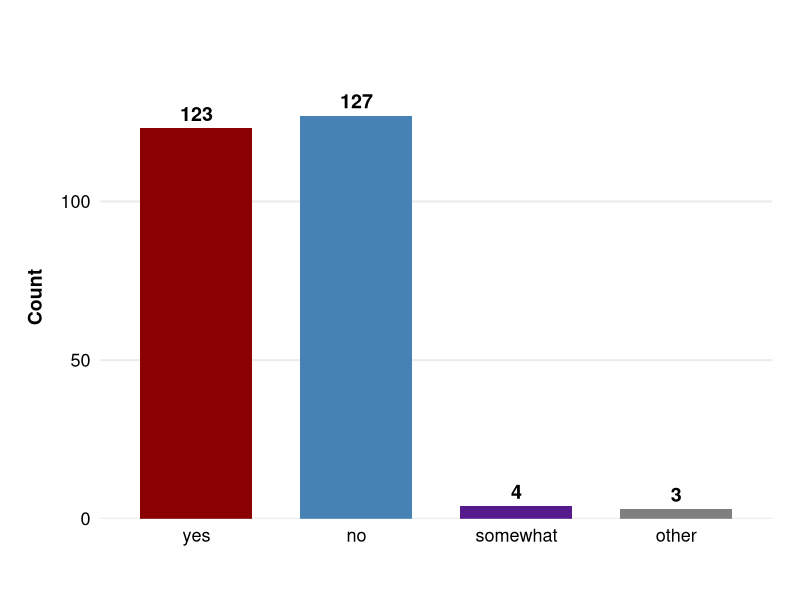
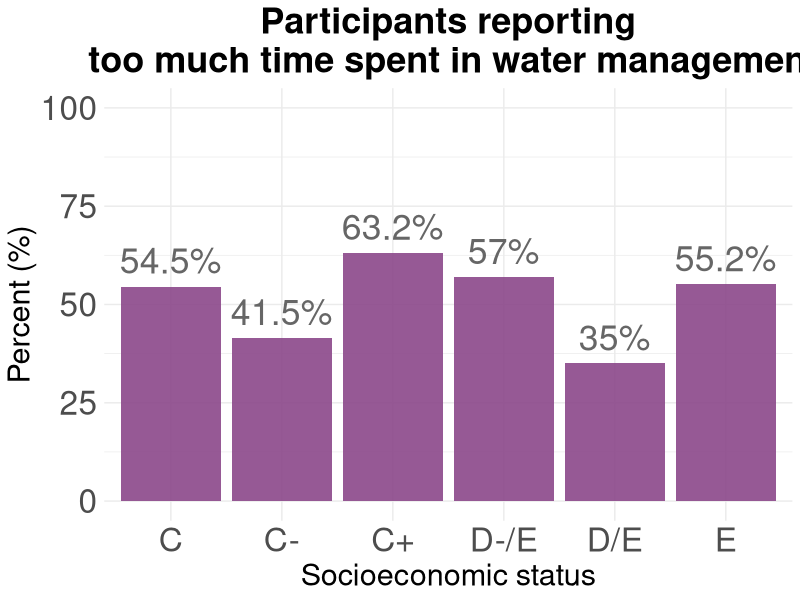
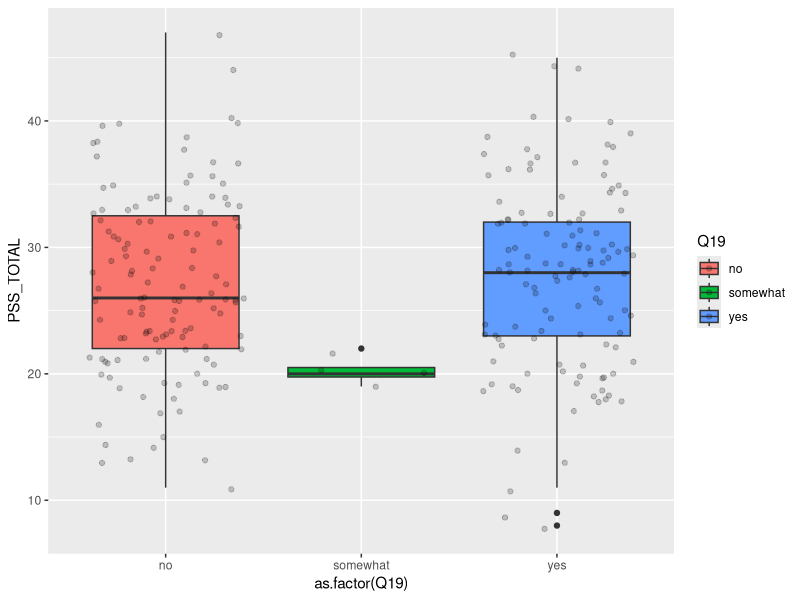
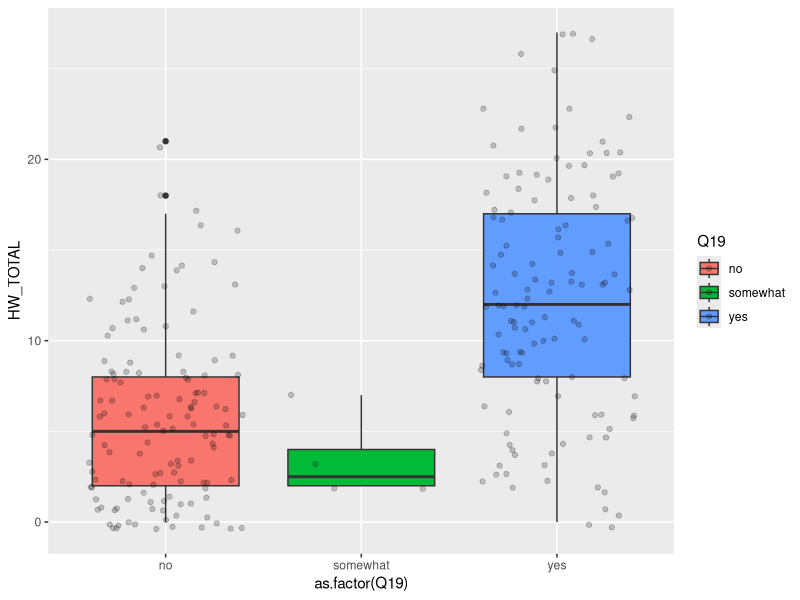
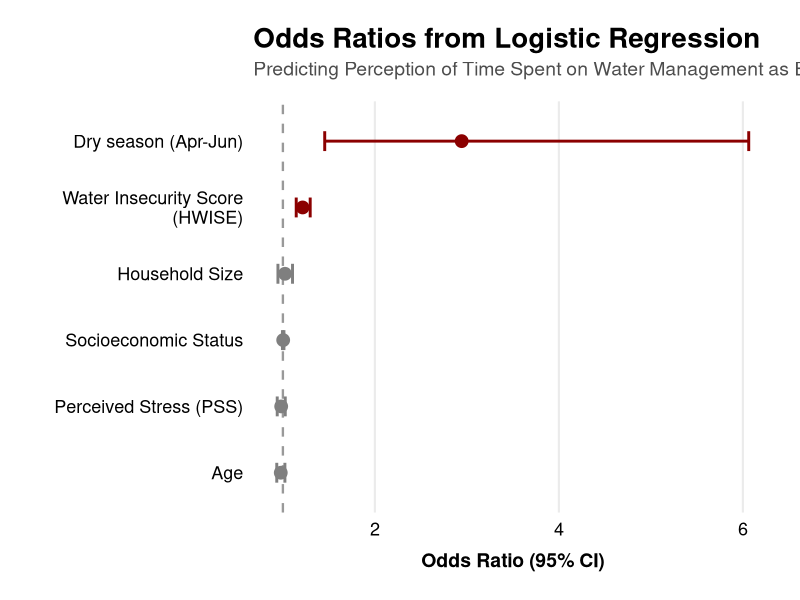
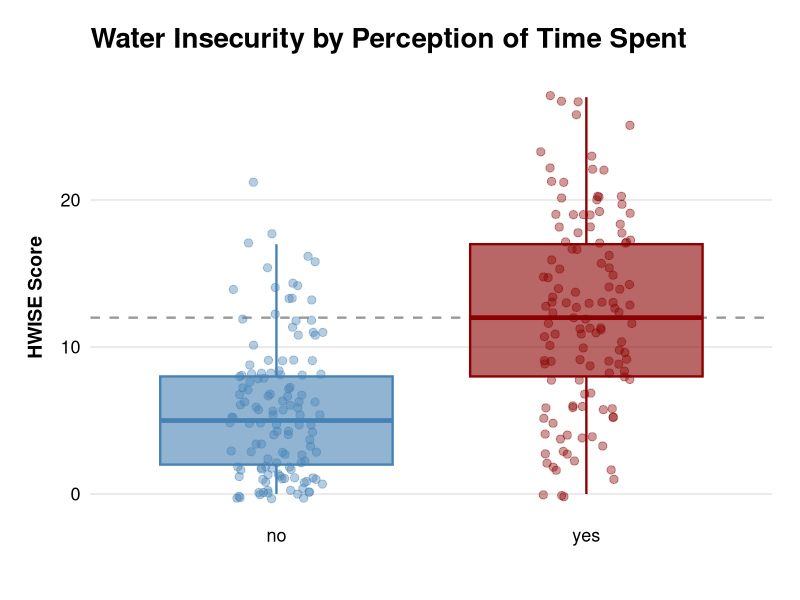
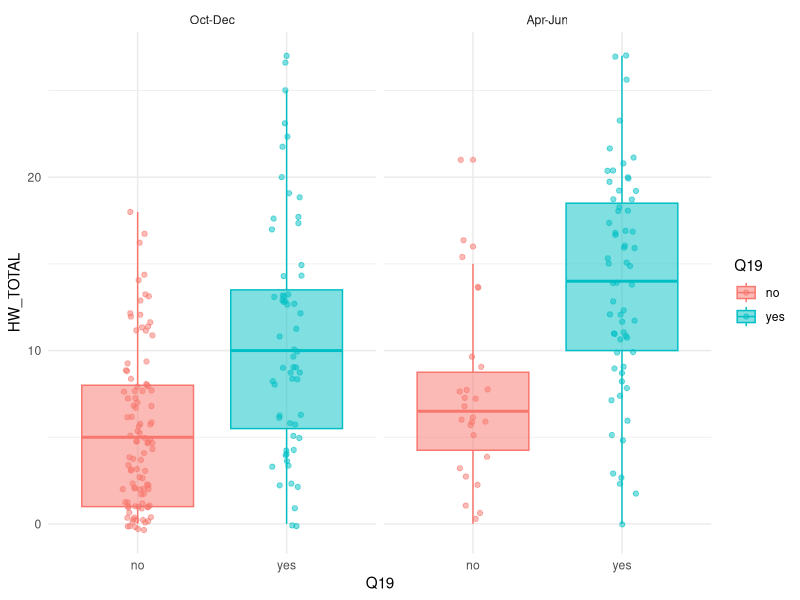
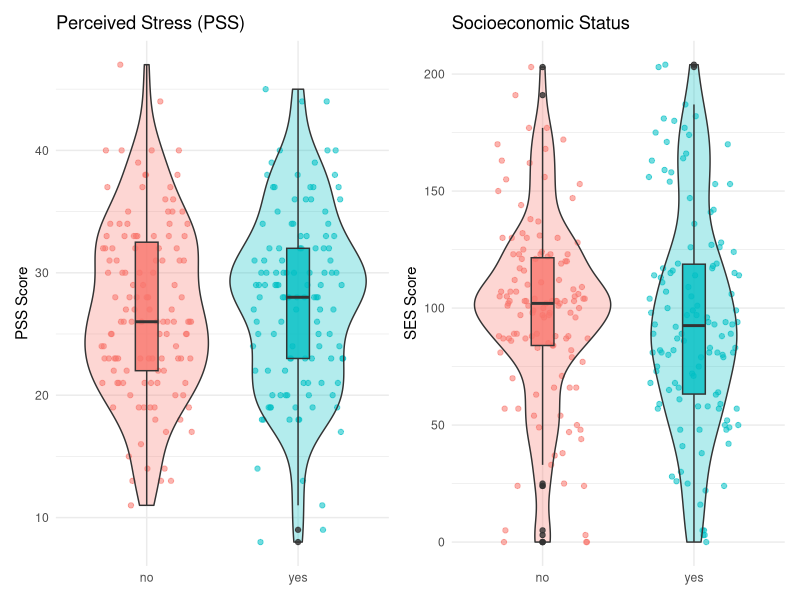

These charts were generated, in order, by the following R code:
## ---- chunk 1
knitr::opts_chunk$set(echo = TRUE)
## ---- chunk 2
# Load libraries
library(dplyr)
library(ggplot2)
library(tidyr)
library(broom)
library(ggpubr)
library(patchwork)
library(corrplot)

# Load your data
df <- read.csv("./data/Cleaned_Dataset_Screening_HWISE_PSS_V3.csv")
time <- read.csv("./data/Q19_consensus.csv")
## ---- chunk 3
#Loading file and setting empty cells as "NAs"
d <- read.csv("./data/01.SCREENING.csv", stringsAsFactors = TRUE, na.strings = c("", " ","NA", "N/A"))


 # extract duplicates and compare values (removed manually for now)
dup <- d$ID[duplicated(d$ID)] 
length(dup) # 38
#print(dup)

# remove duplicates
d <- d[!duplicated(d$ID),]
# confirm total number of participants
length(unique(d$ID)) # 433 rows, but 394 participants


# What numbers are missing? 
ID <- as.ordered(d$ID)
# first trip
setdiff(1:204, ID)
nrow(d[d$ID <=250,])

# second trip
setdiff(301:497, ID)
nrow(d[d$ID >=250,])

nrow(d)


 #make ID number the row names
rownames(d) <- d$ID

# Code NAs
d[d=='NA'] <- NA
d <- d %>% 
    replace_na()

# Count rows with NAs
nrow(d[rowSums(is.na(d)) > 0,]) # 12 rows
nrow(d[!complete.cases(d),]) # 12 rows

#NAs <- d[rowSums(is.na(d))> 0,]
#write.table(NAs, "240301_SES_Age_NAs.csv", row.names=FALSE)

names(d)
# Select useful information
d <- d %>% 
  select(ID, D_YRBR, D_AGE, D_LOC, HLTH_CPAIN, HLTH_CPAIN_CAT,HLTH_CDIS, HLTH_CDIS_CAT, D_HH_SIZE, D_CHLD, D_EMP_TYPE, W_HH_SIZE, SES_EDU_CAT, SES_EDU_SC, SES_BTHR_CAT, SES_BTHR_SC, SES_CAR_CAT, SES_CAR_SC, SES_INT_CAT, SES_INT_SC, SES_WRK_CAT, SES_WRK_SC, SES_BEDR_CAT, SES_BEDR_SC)


d <- d %>%
  mutate(across(starts_with("SES") & ends_with("SC"), as.numeric)) %>%
  mutate(SES_score = rowSums(select(., starts_with("SES") & ends_with("SC")), na.rm = TRUE))

# transform factors to numbers
for (i in c(2:length(d))) {
    d[,i] <- as.numeric(as.character(d[,i]))
}





##### PREPING Q19
time <- time %>% 
  select(SampleID, Consensus) %>%
  mutate()

colnames(time) <- c("ID", "Q19")

# SES categories
d$SES <- ifelse(d$SES_score <= 47,"E", 
                ifelse(d$SES_score <= 89, "D-/E", 
                       ifelse(d$SES_score <= 111, "D/E", 
                              ifelse(d$SES_score <= 135, "C-",
                                     ifelse(d$SES_score <= 165, "C",
                                            ifelse(d$SES_score <= 204, "C+",
                                                   "A/B"))))))
d %>%
  group_by(SES) %>%
  summarise(n_total = n())
## ---- chunk 4

m <- merge(d,time, by="ID")
dim(m)
m[m =='NA'] <- NA
m <- m %>% 
    replace_na()

levs <- c("yes", "no", "somewhat", "other")

count <- m %>%
  mutate(Q19 = factor(Q19, levels = levs)) %>%
  group_by(Q19) %>%
  summarise(n_total = n()) 


              

ggplot(count, aes(x = Q19, y = n_total, fill = Q19)) +
  geom_bar(stat = "identity", width = 0.7) +
  geom_text(aes(label = n_total), vjust = -0.5, size = 5, fontface = "bold") +
  scale_fill_manual(values = c("no" = "#4682B4", "yes" = "#8B0000", "somewhat" = "purple4")) +
  theme_minimal(base_size = 16) +
  labs(title = "",
       x = "",
       y = "Count") +
  theme(
    plot.title = element_text(face = "bold", size = 20, margin = margin(b = 15)),
    axis.title.y = element_text(size = 14, face = "bold", margin = margin(r = 10)),
    axis.text = element_text(size = 13, color = "black"),
    legend.position = "none",
    panel.grid.major.x = element_blank(),
    panel.grid.minor = element_blank(),
    plot.margin = margin(20, 20, 20, 20)
  ) +
  scale_y_continuous(expand = expansion(mult = c(0, 0.1)))

ggsave("q19_distribution.png", width = 10, height = 6, dpi = 300, bg = "white")

agg <- count(m, SES, Q19)
agg2 <- pivot_wider(agg, 
            names_from = Q19,
            values_from = n)
agg2$Total <- agg2$yes/(agg2$yes + agg2$no)*100

#png(file= "Time_by_SES.png", width = 700, height = 800 )
#
ggplot(agg2, aes(x = SES, y = Total)) +
    geom_bar(stat= "identity", fill = "orchid4", alpha = 0.9) +
   ylim(0, 100) +
   theme_minimal()  +
   geom_text(aes(label = paste(round(Total, 1), "%", sep="")), 
            vjust = -0.5, 
            colour = "gray40", 
            size = 9) +
   theme(
    plot.title = element_text(hjust = 0.5, 
                              size = 26, face = "bold"),
    axis.title = element_text(size = 22),  
    axis.text = element_text(size = 24)  
  ) + 
  labs(title="Participants reporting\n too much time spent in water management") +
  xlab("Socioeconomic status") +
  ylab("Percent (%)")  

#dev.off()


## ---- chunk 5
f<-read.csv("./data/02.HWISE_PSS.csv")
# Add more info to file
dim(f)

f$ID <- as.factor(f$ID)

pss <- f %>%
  mutate(across(c(PSS4, PSS5, PSS6, PSS7, PSS9, PSS10, PSS13),
                ~recode(., `0` = 4L, `1` = 3L, `3` = 1L, `4` = 0L, .default = .))) %>%  
  select(!PSS_INFO & !HW_INFO) %>%
  mutate(across(starts_with("PSS"), as.numeric)) %>%
  mutate(PSS_TOTAL = rowSums(select(., starts_with("PSS")), na.rm = TRUE)) %>%
  mutate(across(starts_with("HW"), as.numeric)) %>%
  mutate(HW_TOTAL = rowSums(select(., starts_with("HW")), na.rm = TRUE)) 

names(pss)

  
# Calculate total score PSS per participant
summary(pss$PSS_TOTAL)

pss <- merge(m,pss, by="ID")
dim(pss)
pss[pss =='NA'] <- NA

         
pss <- pss %>% 
  filter(Q19 != "other")

ggplot(pss, aes(x = as.factor(Q19), y = PSS_TOTAL, fill = Q19)) +
  geom_boxplot() + 
  geom_jitter(alpha= 0.2)

ggplot(pss, aes(x = as.factor(Q19), y = HW_TOTAL, fill = Q19)) +
  geom_boxplot() + 
  geom_jitter(alpha= 0.2)


## ---- chunk 6
# Sample dataframe (assumes it's already loaded as `data`)
data <- pss %>%
  filter(Q19 != "somewhat")

data$Q19 <- factor(data$Q19, levels = c("no", "yes"))
data$SEASON <- factor(data$SEASON, levels = c("Oct-Dec", "Apr-Jun"))
# Model 1: Overall SES score
m1 <- glm(Q19 ~ SES_score, data = data, family = "binomial")
# Model 2: Overall SES category
m3 <- glm(Q19 ~ HW_TOTAL, data = data, family = "binomial")
# Model 4: PSS
m4 <- glm(Q19 ~ PSS_TOTAL, data = data, family = "binomial")
m5 <- glm(Q19 ~ W_WS_LOC, data = data, family = "binomial")
m6 <- glm(Q19 ~ D_AGE, data = data, family = "binomial")
m7 <- glm(Q19 ~ D_HH_SIZE, data = data, family = "binomial")
m8 <- glm(Q19 ~ D_CHLD, data = data, family = "binomial")
m9 <- glm(Q19 ~ SEASON, data = data, family = "binomial")
m10 <- glm(Q19 ~ SEASON + HW_TOTAL + PSS_TOTAL + D_AGE + SES_score + D_HH_SIZE,
           data = data, family = "binomial")
m11 <- glm(Q19 ~ HW_TOTAL + SEASON,
           data = data, family = "binomial")


aic_table <- AIC(m1, m3, m4, m5, m6, m7, m8, m9, m10, m11) %>%
  as.data.frame() %>%
  arrange(AIC)

print(aic_table)


m10
m11
m3
m9
best_model <- m10 # or whichever had lowest AIC

tidy_model <- tidy(best_model, conf.int = TRUE, exponentiate = TRUE) %>%
  filter(term != "(Intercept)") %>%
  mutate(significant = ifelse(conf.low > 1 | conf.high < 1, "Significant", "Not Significant")) %>%
  mutate(term = recode(term,
                       "SEASONApr-Jun" = "Dry season (Apr-Jun)",
                       "HW_TOTAL" = "Water Insecurity Score\n(HWISE)",
                       "D_HH_SIZE" = "Household Size",
                       "SES_score" = "Socioeconomic Status",
                       "PSS_TOTAL" = "Perceived Stress (PSS)",
                       "D_AGE" = "Age"))



ggplot(tidy_model, aes(x = reorder(term, estimate), y = estimate, color = significant)) +
  geom_hline(yintercept = 1, linetype = "dashed", color = "gray60", size = 0.8) +
  geom_errorbar(aes(ymin = conf.low, ymax = conf.high), 
                width = 0.3, size = 1) +
  geom_point(size = 4) +
  scale_color_manual(values = c("Significant" = "#8B0000", "Not Significant" = "gray50")) +
  coord_flip() +
  labs(title = "Odds Ratios from Logistic Regression",
       subtitle = "Predicting Perception of Time Spent on Water Management as Excessive",
       x = "",
       y = "Odds Ratio (95% CI)") +
  theme_minimal(base_size = 16) +
  theme(
    plot.title = element_text(face = "bold", size = 20, margin = margin(b = 5)),
    plot.subtitle = element_text(size = 14, color = "gray30", margin = margin(b = 15)),
    axis.title.x = element_text(size = 14, face = "bold", margin = margin(t = 10)),
    axis.text = element_text(size = 13, color = "black"),
    panel.grid.major.y = element_blank(),
    panel.grid.minor = element_blank(),
    plot.margin = margin(20, 20, 20, 20),
    legend.position = "none",
  ) 

ggsave("odds_ratio_plot.png", 
       width = 10, 
       height = 6, 
       dpi = 300, 
       bg = "white")
## ---- chunk 7
# Summary stats by Q19 condition
data %>%
  group_by(Q19) %>%
  summarise(
    mean_pss = mean(PSS_TOTAL, na.rm = TRUE),
    sd_pss = sd(PSS_TOTAL, na.rm = TRUE),
    mean_ses = mean(SES_score, na.rm = TRUE),
    sd_ses = sd(SES_score, na.rm = TRUE),
    mean_hwise = mean(HW_TOTAL, na.rm = TRUE),
    sd_hwise = sd(HW_TOTAL, na.rm = TRUE),
    mean_age = mean(D_AGE, na.rm = TRUE),
    sd_age = sd(D_AGE, na.rm = TRUE),
    n = n()
  )

# Frequency table with percentages (each season = 100%)
perc_data <- prop.table(table(data$Q19, data$SEASON), margin = 2) * 100
perc_data <- perc_data[1, ]
# Plot with percentages (each season = 100%)
png("q19_by_season.png", width = 10, height = 6, units = "in", res = 300)

# Create plot
bp <- barplot(perc_data,
              beside = TRUE,
              legend = FALSE,
              xlab = "Season",
              ylab = "Percentage",
              main = "Perception of Excessive Time on Water Management by Season",
              ylim = c(0, 110),
              col = c("#8B0000", "#8B0000"),
              border = NA,
              cex.main = 1.5,
              cex.lab = 1.2,
              cex.axis = 1.1)

# Add percentage labels on top of bars
text(x = bp, 
     y = perc_data + 3, 
     labels = paste0(round(perc_data, 0), "%"),
     cex = 1.1,
     font = 2)
dev.off()

ggplot(data, aes(x = Q19, y = HW_TOTAL, fill = Q19, color = Q19)) +
  geom_hline(yintercept = 12, linetype = "dashed", color = "gray60", linewidth = 0.8) +
  geom_boxplot(alpha = 0.6, outlier.shape = NA, linewidth = 0.8) +
  geom_jitter(width = 0.15, alpha = 0.4, size = 2.5) + 
  scale_color_manual(values = c("no" = "#4682B4", "yes" = "#8B0000", "somewhat" = "purple4")) +
  scale_fill_manual(values = c("no" = "#4682B4", "yes" = "#8B0000", "somewhat" = "purple4")) +
  theme_minimal(base_size = 16) + 
  labs(title = "Water Insecurity by Perception of Time Spent",
       x = "",
       y = "HWISE Score") +
  theme(
    plot.title = element_text(face = "bold", size = 20, margin = margin(b = 15)),
    axis.title.y = element_text(size = 14, face = "bold", margin = margin(r = 10)),
    axis.text = element_text(size = 13, color = "black"),
    legend.position = "none",
    panel.grid.major.x = element_blank(),
    panel.grid.minor = element_blank(),
    plot.margin = margin(20, 20, 20, 20)
  )

ggsave("hwise_by_q19.png", width = 10, height = 6, dpi = 300, bg = "white")

ggplot(data, aes(y = HW_TOTAL, x= Q19, fill = Q19, color = Q19)) +
  geom_boxplot(alpha = 0.5) +
  geom_jitter(alpha = 0.5, width = 0.1) +
  theme_minimal() + 
  facet_wrap( ~ SEASON) 


## ---- chunk 8
# PSS comparison
wilcox.test(PSS_TOTAL ~ Q19, data = data)

# SES comparison
wilcox.test(SES_score ~ Q19, data = data)

wilcox.test(HW_TOTAL ~ Q19, data = data)

## ---- chunk 9

# Stress and SES by Q19 condition
p1 <- ggplot(data, aes(x = Q19, y = PSS_TOTAL, fill = Q19)) +
  geom_point(aes(alpha = 0.8,  color = Q19), position = position_dodge2(width = 0.6)) +
  geom_violin(alpha = 0.3) +
  geom_boxplot(alpha = 0.8, width = 0.15) +
  labs(title = "Perceived Stress (PSS)", y = "PSS Score", x = NULL) +
  theme_minimal() +
  theme(legend.position = "none")

p2 <- ggplot(data, aes(x = Q19, y = SES_score, fill = Q19)) +
  geom_point(aes(alpha = 0.8,  color = Q19), position = position_dodge2(width = 0.6)) +
  geom_violin(alpha = 0.3) +
  geom_boxplot(alpha = 0.8, width = 0.15) +
  labs(title = "Socioeconomic Status", y = "SES Score", x = NULL) +
  theme_minimal() +
  theme(legend.position = "none")

# Combine plots
p1 + p2


## ---- chunk 10
# Correlation matrix
cor_data <- data %>%
  select(PSS_TOTAL, SES_score, HW_TOTAL, D_AGE) %>%
  drop_na()

cor_matrix <- cor(cor_data)
corrplot(cor_matrix, method = "circle", type = "upper", tl.col = "black")
